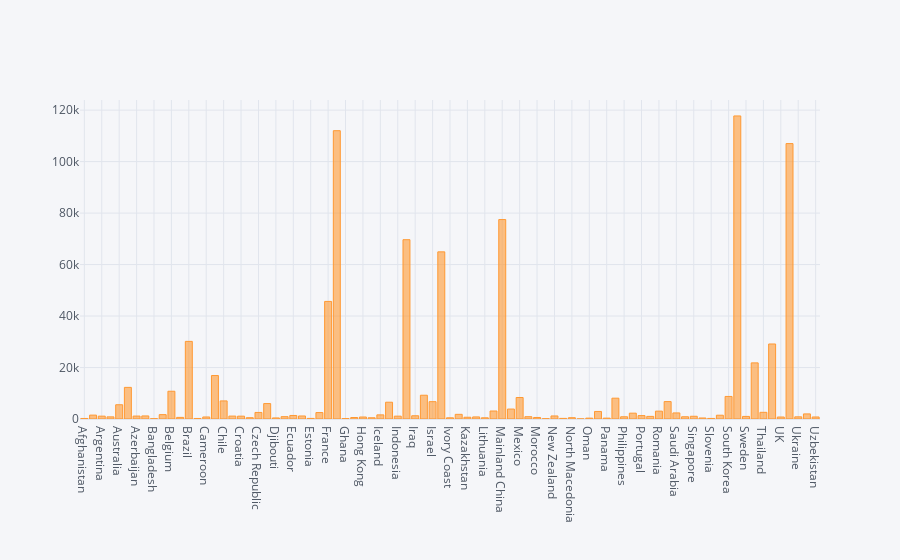

Notebook code for this chart:
### Code cell
df.iplot(kind='bar',x='Country/Region',y='Recovered')

### Figure 1 — Plotly figure (JSON) as saved in the notebook; plotly's stock layout.template omitted (floating-point values rounded to 4 significant figures)
{"data": [{"marker": {"color": "rgba(255, 153, 51, 0.6)", "line": {"color": "rgba(255, 153, 51, 1.0)", "width": 1}}, "name": "Recovered", "orientation": "v", "text": "", "type": "bar", "x": ["Afghanistan", "Algeria", "Argentina", "Armenia", "Australia", "Austria", "Azerbaijan", "Bahrain", "Bangladesh", "Belarus", "Belgium", "Bosnia and Herzegovina", "Brazil", "Bulgaria", "Cameroon", "Canada", "Chile", "Colombia", "Croatia", "Cuba", "Czech Republic", "Denmark", "Djibouti", "Dominican Republic", "Ecuador", "Egypt", "Estonia", "Finland", "France", "Germany", "Ghana", "Greece", "Hong Kong", "Hungary", "Iceland", "India", "Indonesia", "Iran", "Iraq", "Ireland", "Israel", "Italy", "Ivory Coast", "Japan", "Kazakhstan", "Kuwait", "Lithuania", "Luxembourg", "Mainland China", "Malaysia", "Mexico", "Moldova", "Morocco", "Netherlands", "New Zealand", "Nigeria", "North Macedonia", "Norway", "Oman", "Pakistan", "Panama", "Peru", "Philippines", "Poland", "Portugal", "Qatar", "Romania", "Russia", "Saudi Arabia", "Serbia", "Singapore", "Slovakia", "Slovenia", "South Africa", "South Korea", "Spain", "Sweden", "Switzerland", "Thailand", "Turkey", "UK", "US", "Ukraine", "United Arab Emirates", "Uzbekistan"], "y": [207, 1508, 1107, 833, 5541, 12282, 1139, 1189, 122, 1695, 10785, 624, 30152, 205, 786, 16883, 7024, 1133, 1103, 501, 2545, 5994, 411, 910, 1366, 1176, 233, 2500, 45681, 112000, 155, 577, 772, 485, 1608, 6523, 1107, 69657, 1263, 9233, 6731, 64928, 468, 1809, 682, 806, 467, 3104, 77474, 3862, 8354, 895, 593, 117, 1180, 239, 500, 32, 333, 2936, 338, 8088, 862, 2265, 1329, 1012, 3054, 6767, 2357, 870, 1060, 394, 221, 1473, 8764, 117727, 1005, 21800, 2594, 29140, 778, 106988, 840, 1978, 789]}], "layout": {"legend": {"bgcolor": "#F5F6F9", "font": {"color": "#4D5663"}}, "paper_bgcolor": "#F5F6F9", "plot_bgcolor": "#F5F6F9", "title": {"font": {"color": "#4D5663"}}, "xaxis": {"gridcolor": "#E1E5ED", "showgrid": true, "tickfont": {"color": "#4D5663"}, "title": {"font": {"color": "#4D5663"}, "text": ""}, "zerolinecolor": "#E1E5ED"}, "yaxis": {"gridcolor": "#E1E5ED", "showgrid": true, "tickfont": {"color": "#4D5663"}, "title": {"font": {"color": "#4D5663"}, "text": ""}, "zerolinecolor": "#E1E5ED"}}}
